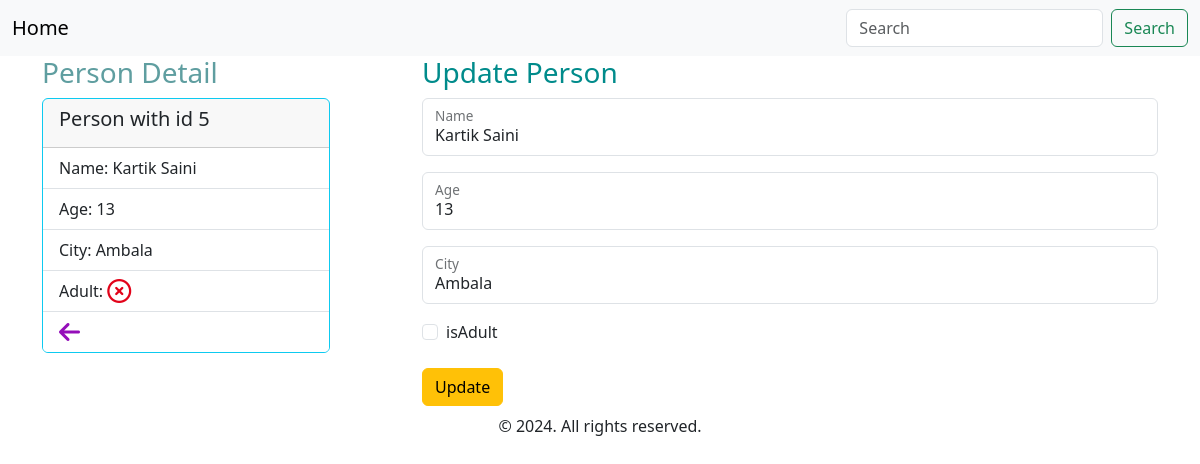
The app's page /detail/5 with its own data.
### model.py (models this page shows, shortened)
class Person(db.Model):
    __tablename__ = "Persons"
    pid = db.Column(db.Integer, primary_key=True)
    name = db.Column(db.Text, nullable=None)
    age = db.Column(db.Integer, nullable=None)
    city = db.Column(db.Text, nullable=None)
    isAdult = db.Column(db.Boolean)

### routes.py (the view)
    @app.route("/detail/<pid>", methods=["GET"])
    def detail(pid):
        person = Person.query.filter(Person.pid == pid).first()
        return render_template("detail.html", person=person)

### templates/detail.html (shortened to what this page needs)
{%extends 'base.html'%} {%block title%}Detail{%endblock%} {%block content%}
<div class="row">
  <div class="col">
    <h3 style="color: cadetblue">Person Detail</h3>
    <div class="card border-info" style="width: 18rem">
      <div class="card-header"><h5>Person with id {{person.pid}}</h5></div>
      <ul class="list-group list-group-flush">
        <li class="list-group-item">Name: {{person.name}}</li>
        <li class="list-group-item">Age: {{person.age}}</li>
        <li class="list-group-item">City: {{person.city}}</li>
        <li class="list-group-item">
          Adult: {%if person.isAdult==True%}
          <i class="fa-solid fa-check fa-xl" style="color: #0aa345"></i>
          {%else%}
          <i
            class="fa-regular fa-circle-xmark fa-xl"
            style="color: #e2031a"
          ></i>
          {%endif%}
        </li>
        <li class="list-group-item">
          <a href="/"
            ><i class="fa-solid fa-arrow-left fa-xl" style="color: #940eb9"></i
          ></a>
        </li>
      </ul>
    </div>
  </div>
  <div class="col col-md-6 col-lg-8">
    <h3 style="color: darkcyan">Update Person</h3>
    <form action="/update/{{person.pid}}" method="POST">
      <div class="form-floating mb-3">
        <input
          type="name"
          class="form-control"
          id="floatingInput"
          value="{{person.name}}"
          name="name"
          placeholder="Jaspreet Singh"
        />
        <label for="floatingInput">Name</label>
      </div>
      <div class="form-floating mb-3">
        <input
          type="number"
          value="{{person.age}}"
          class="form-control"
          id="floatingPassword"
          name="age"
          placeholder="24"
        />
        <label for="floatingPassword">Age</label>
      </div>
      <div class="form-floating mb-3">
        <input
          type="text"
          class="form-control"
          id="floatingPassword"
          value="{{person.city}}"
          name="city"
          placeholder="Noida"
        />
        <label for="floatingPassword">City</label>
      </div>
      <div class="form-check mb-3">
        <input
          class="form-check-input"
          name="isAdult"
          type="checkbox"
          id="defaultCheck1"
        />
        <label class="form-check-label"> isAdult </label>
      </div>
      <input class="btn btn-warning my-2" type="submit" value="Update" />
    </form>
  </div>
</div>
{%endblock%}

### records on screen
Person: pid "5", name "Kartik Saini", age "13", city "Ambala"
